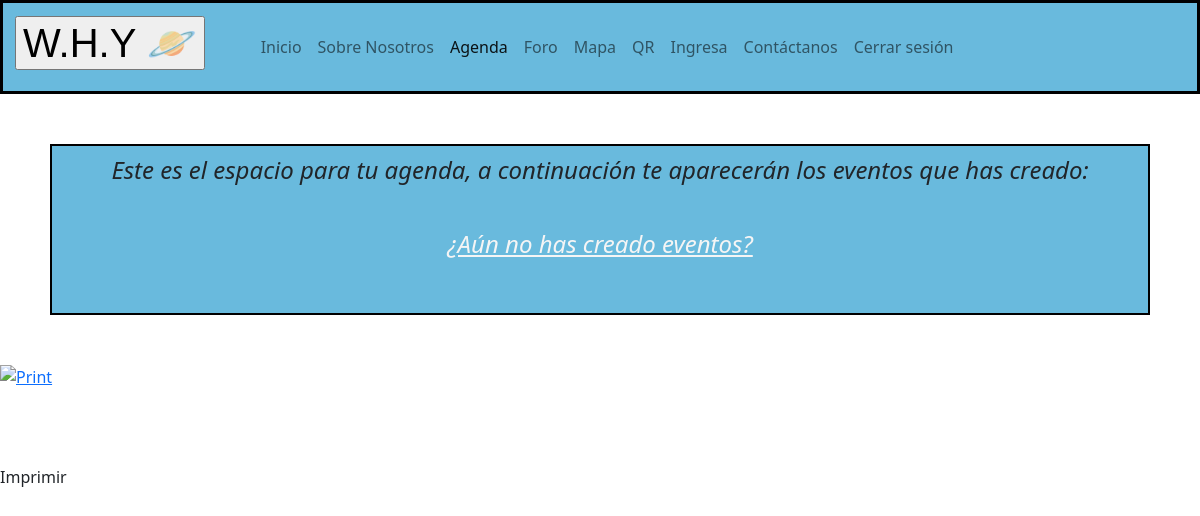
The page /agenda (signed in) on the database as committed earlier.
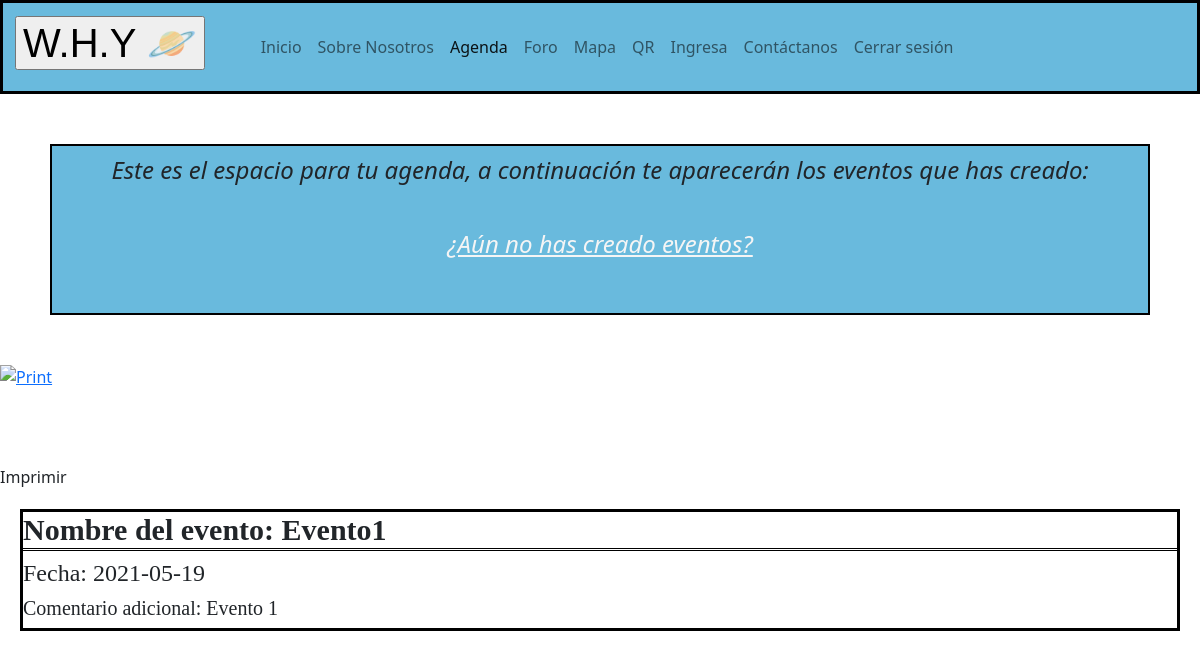
The same page on the database as committed later.
### tables this page shows
CREATE TABLE eventos(titulo TEXT, fecha TEXT, email TEXT, comentario TEXT);

### main.py (the view)
@app.route('/agenda')
def agenda():
  if  "email" in session: #Se verifica que se haya iniciado sesion, para poder acceder a la agenda
    con = sqlite3.connect('database.db')
    c = con.cursor()
    email = session["email"]
    c.execute('SELECT * FROM eventos WHERE  email = ?', (email,))
    events = c.fetchall()
    c.close()
    return render_template("agenda.html", events=events)
  else:
    return redirect ('login')

### templates/agenda.html (shortened to what this page needs)
<!DOCTYPE html>
<html lang="en">
<head>
	<link href="https://cdn.jsdelivr.net/npm/bootstrap@5.0.0-beta3/dist/css/bootstrap.min.css" rel="stylesheet"
>
   <link rel="stylesheet" type="text/css" href="{{ url_for('static', filename='style.css')}}">
</head>
<body>
	<nav class="navbar navbar-expand-lg navbar-light" style="background-color: #69BADD; border: 3px solid; color: black; ">
		<div class="container-fluid ">
			<a class="navbar-brand " href="# ">
				<h1><strong><span style="color: #000000; font-family: Arial"><form action="/">
						<input type="submit" value= "W.H.Y 🪐" /></form> </strong></h1>
    <div class="collapse navbar-collapse " id="navbarNavAltMarkup ">
      <div class="navbar-nav ">
        <a class="nav-link" href="/ ">Inicio</a>
        <a class="nav-link " href="/about">Sobre Nosotros</a>
        <a class="nav-link active" aria-current="page" href="/agenda">Agenda</a>
        <a class="nav-link " href="/foro  ">Foro</a>
        <a class="nav-link " href="/mapa ">Mapa</a>
        <a class="nav-link " href="/QR">QR</a>
        <a class="nav-link " href="/login ">Ingresa</a>
        <a class="nav-link " href="/contact ">Contáctanos</a>
        <a class="nav-link " href="log_out ">Cerrar sesión</a>
      </div>
    </div>
  </div>
</nav>
  <div class = "header">
    <h4>
      Este es el espacio para tu agenda, a continuación te aparecerán los eventos que has creado:
      <p>&nbsp;</p>
      <a href="/agregar_evento"> ¿Aún no has creado eventos?</a>
      <p>&nbsp;</p>
    </h4>
  </div>
<td align="left" valign="top"><a href="javascript:window.print();">
  <img src="https://distribuidoraseikon.files.wordpress.com/2013/08/imprimir.jpg" width="200" height="100" alt="Print" style="display:block;" border="0" /></a>
</td>
  <span class="print-button__content  js__action--print" title="Imprimir">
    Imprimir
  </span>
  <div class="calendar">
  {%for evento in events%}
    <div class="event">
      <h3> Nombre del evento: {{evento[0]}} </h3>
      <h4> Fecha: {{evento[1]}} </h4>
      <h5> Comentario adicional: {{evento [3]}} </h5>
    </div>
  {%endfor%}
</body>
</html>

### static/style.css (style rules this page uses)
body { background-image: url('https://wallpapercave.com/wp/wp6761080.jpg'); background-repeat: no-repeat; background-attachment: fixed; background-size: 125% 100%; }
.header { margin: 50px; font-style: italic; background: #69BADD; border: 2px black ; border-style: double; text-align: center; padding: 10px; }
.header a { margin-top: 2cm; color: whitesmoke; }
.event { border: solid black; border-width: auto; font-family: Baskerville; margin: 20px; }
.event h3 { font-weight: bold; font-size: 30px; border-bottom: black; border-bottom-style: double; }

Rows that differ between the two databases and show on the page:
added eventos: titulo "Evento1", fecha "2021-05-19", comentario "Evento 1"
